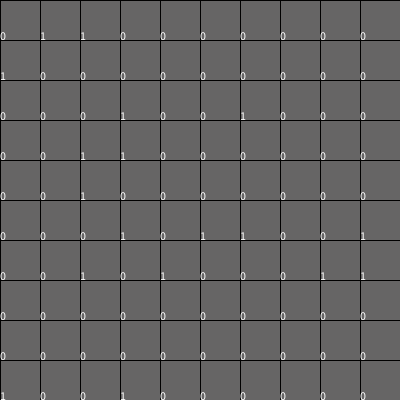
Frame 1 (no input)
Frame 60 (the mouse pressed at the canvas centre just before this capture): identical to frame 1, image omitted
Frame 120 (the mouse held since frame 60 and released just before this capture): identical to frame 1, image omitted

The Processing sketch that drew this single still picture (run headless with seeded random() and noise(); from frame 60 on, the mouse is pressed at the canvas centre):

// Processing sketch: MineSweeper
// ── MineSweeper.pde
int side, h, n;
int grid[][] = new int[10][10];
ArrayList<Mine> Mines;
boolean b;

void setup()
{
  size(400, 400);
  side = 40;
  n = 20;
  b = true;
  Mines = new ArrayList<Mine>();

  for (int i = 0; i < width; i++)
  {
    for (int j = 0; j < height; j++)
    {
      if ( i == 0 && j == 0 || i % side == 0 && j % side == 0)
      {
        Mines.add(new Mine());
        Mines.get(h).create(i, j, side);
        h++;
      }
    }
  }

  for (int i = 0; i < n; i++)
  {
    Mines.get(int(random(0, h + 1))).m = 1;
  }

  for (int i = 0; i < Mines.size(); i++)
  {
    for (int j = 0; j < Mines.size(); j++)
    {
      if (h < 10)
      {
        grid[i][j] = Mines.get(h).m;
        println(grid[i][j]);
        h++;
      }
    }
  }
}

void draw()
{

  background(255);
  drawMines();
}

void drawMines()
{
  for (int i = 0; i < Mines.size(); i++)
  {
    Mines.get(i).show();
  }
}

void mouseClicked()
{
  if (b) 
  {
    for (int i = 0; i < Mines.size(); i++)
    {
      if (mouseX >= Mines.get(i).x && mouseX <= Mines.get(i).x + side && mouseY >= Mines.get(i).y && mouseY <= Mines.get(i).y + side)
      {
        if (Mines.get(i).m == 0)
        {
          Mines.get(i).r = 255;
          Mines.get(i).g = 255;
          Mines.get(i).b = 255;
        } else if (Mines.get(i).m == 1)
        {
          gameOver();
        }
      }
    }
  }
}


void gameOver()
{
  for (int i = 0; i < Mines.size(); i++)
  {
    if (Mines.get(i).m == 1)
    {
      Mines.get(i).r = 255;
      Mines.get(i).g = 0;
      Mines.get(i).b = 0;
    }
  } 
  b = false;
}

// ── Mine.pde
class Mine
{
  int x, y, side, m, r, g, b;

  void create(int x, int y, int side)
  {
    this.x = x;
    this.y = y;
    this.side = side;
    //m = int(random(0, 2));
    r = 102;
    g = 101;
    b = 101;
  }

  void show()
  {
    fill(r, g, b);
    square(x, y, side);

    push();
    fill(255);
    translate(0, 40);
    rectMode(CENTER);
    text(m, x, y);
    pop();
  }
}
